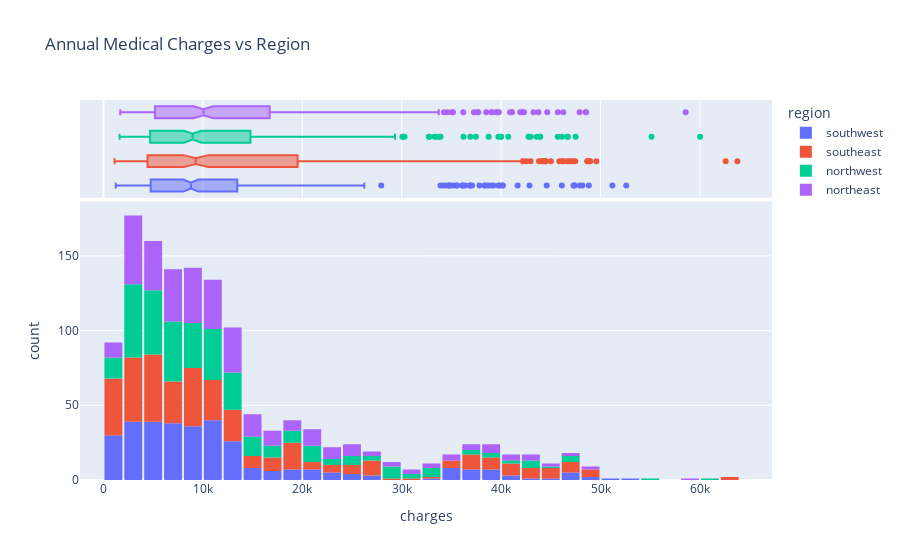

Source (notebook cell):
### Code cell
fig = px.histogram(medical_df, 
                   x='charges', 
                   marginal='box', 
                   color='region',  
                   title='Annual Medical Charges vs Region')
fig.update_layout(bargap=0.1)
fig.show()

### Figure 1 — Plotly figure (JSON) as saved in the notebook; plotly's stock layout.template omitted (floating-point values rounded to 4 significant figures; data arrays with more than 128 entries replaced by an {"elided": "..."} marker saying what was removed)
{"data": [{"alignmentgroup": "True", "bingroup": "x", "hovertemplate": "region=southwest<br>charges=%{x}<br>count=%{y}<extra></extra>", "legendgroup": "southwest", "marker": {"color": "#636efa", "pattern": {"shape": ""}}, "name": "southwest", "offsetgroup": "southwest", "orientation": "v", "showlegend": true, "type": "histogram", "x": {"elided": "325 float values"}, "xaxis": "x", "yaxis": "y"}, {"alignmentgroup": "True", "hovertemplate": "region=southwest<br>charges=%{x}<extra></extra>", "legendgroup": "southwest", "marker": {"color": "#636efa"}, "name": "southwest", "notched": true, "offsetgroup": "southwest", "showlegend": false, "type": "box", "x": {"elided": "325 float values"}, "xaxis": "x2", "yaxis": "y2"}, {"alignmentgroup": "True", "bingroup": "x", "hovertemplate": "region=southeast<br>charges=%{x}<br>count=%{y}<extra></extra>", "legendgroup": "southeast", "marker": {"color": "#EF553B", "pattern": {"shape": ""}}, "name": "southeast", "offsetgroup": "southeast", "orientation": "v", "showlegend": true, "type": "histogram", "x": {"elided": "364 float values"}, "xaxis": "x", "yaxis": "y"}, {"alignmentgroup": "True", "hovertemplate": "region=southeast<br>charges=%{x}<extra></extra>", "legendgroup": "southeast", "marker": {"color": "#EF553B"}, "name": "southeast", "notched": true, "offsetgroup": "southeast", "showlegend": false, "type": "box", "x": {"elided": "364 float values"}, "xaxis": "x2", "yaxis": "y2"}, {"alignmentgroup": "True", "bingroup": "x", "hovertemplate": "region=northwest<br>charges=%{x}<br>count=%{y}<extra></extra>", "legendgroup": "northwest", "marker": {"color": "#00cc96", "pattern": {"shape": ""}}, "name": "northwest", "offsetgroup": "northwest", "orientation": "v", "showlegend": true, "type": "histogram", "x": {"elided": "325 float values"}, "xaxis": "x", "yaxis": "y"}, {"alignmentgroup": "True", "hovertemplate": "region=northwest<br>charges=%{x}<extra></extra>", "legendgroup": "northwest", "marker": {"color": "#00cc96"}, "name": "northwest", "notched": true, "offsetgroup": "northwest", "showlegend": false, "type": "box", "x": {"elided": "325 float values"}, "xaxis": "x2", "yaxis": "y2"}, {"alignmentgroup": "True", "bingroup": "x", "hovertemplate": "region=northeast<br>charges=%{x}<br>count=%{y}<extra></extra>", "legendgroup": "northeast", "marker": {"color": "#ab63fa", "pattern": {"shape": ""}}, "name": "northeast", "offsetgroup": "northeast", "orientation": "v", "showlegend": true, "type": "histogram", "x": {"elided": "324 float values"}, "xaxis": "x", "yaxis": "y"}, {"alignmentgroup": "True", "hovertemplate": "region=northeast<br>charges=%{x}<extra></extra>", "legendgroup": "northeast", "marker": {"color": "#ab63fa"}, "name": "northeast", "notched": true, "offsetgroup": "northeast", "showlegend": false, "type": "box", "x": {"elided": "324 float values"}, "xaxis": "x2", "yaxis": "y2"}], "layout": {"bargap": 0.1, "barmode": "relative", "legend": {"title": {"text": "region"}, "tracegroupgap": 0}, "title": {"text": "Annual Medical Charges vs Region"}, "xaxis": {"anchor": "y", "domain": [0, 1], "title": {"text": "charges"}}, "xaxis2": {"anchor": "y2", "domain": [0, 1], "matches": "x", "showgrid": true, "showticklabels": false}, "yaxis": {"anchor": "x", "domain": [0, 0.7326], "title": {"text": "count"}}, "yaxis2": {"anchor": "x2", "domain": [0.7426, 1], "matches": "y2", "showgrid": false, "showline": false, "showticklabels": false, "ticks": ""}}}
